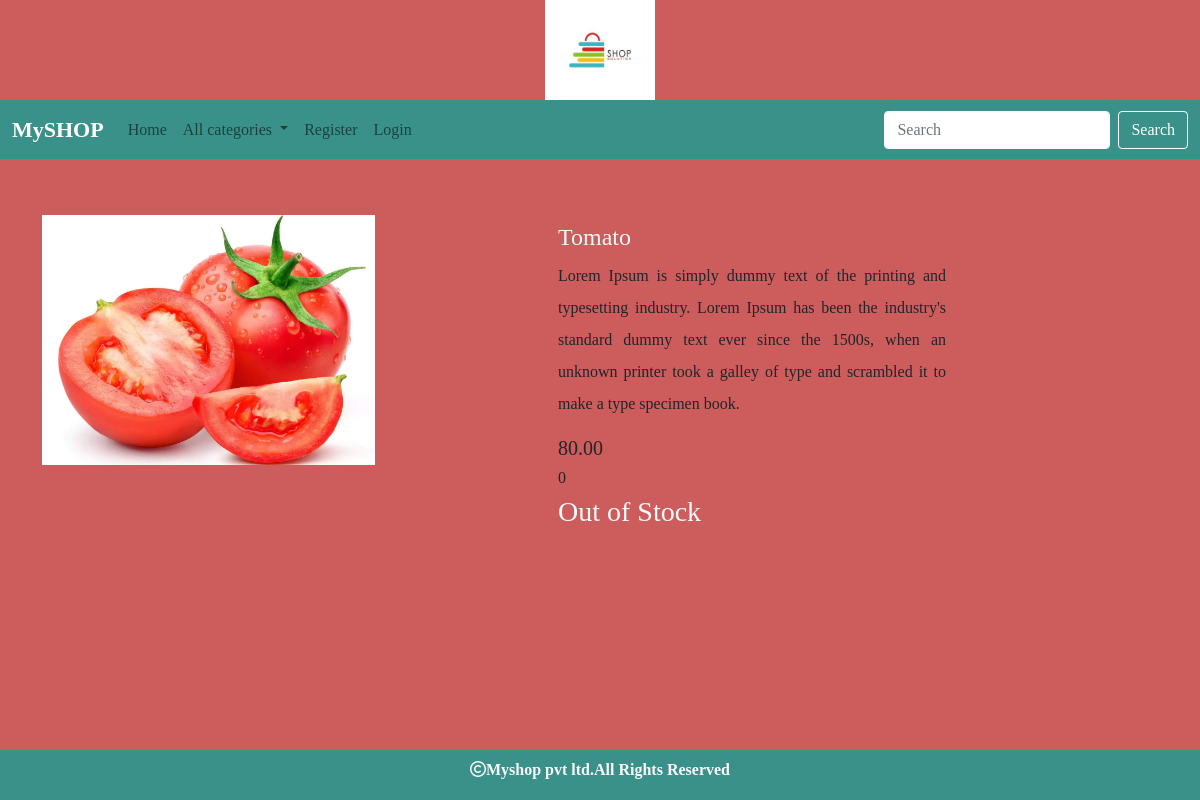
Screenshot of /detail/10 with the database file from the repository.
### shop/models.py (models this page shows, shortened)
class Product(models.Model):
    name = models.CharField(max_length=30)
    desc = models.TextField()
    image = models.ImageField(upload_to='products', null=True, blank=True)
    price= models.DecimalField(max_digits=10,decimal_places=2)
    stock=models.IntegerField()
    available=models.BooleanField(default=True)
    created=models.DateTimeField(auto_now_add=True) #one time
    updated=models.DateTimeField(auto_now=True) #every time we update records
    category=models.ForeignKey(Category,on_delete=models.CASCADE)

### shop/views.py (the view)
# urls.py: path('detail/<int:p>',views.showdetail,name="detail"),
def showdetail(request,p):
    p=Product.objects.get(id=p)
    return render(request,'detail.html',{'p':p})

### cart/context_processors.py (called while the page is built, shortened)
def total(request):
    count=0
    return {'count':count}

### shop/context_processors.py (called while the page is built)
def links(request):
    c=Category.objects.all()
    return {'links':c}

### templates/detail.html
{% extends 'base.html' %}
{% block content %}
<div class="container mt-6">
    <div class="row mt-5">
        <div class="col-4 me-5">
            <img class="mt-2" src="{{p.image.url}}" height="250px width:300px;">
        </div>
        <div class="col-5 me-3 mt-2 pt-2" style="padding-left:100px;width:500px;" >
            <h4 class="text-light">{{p.name}}</h4>
            <p style="text-align:justify;line-height:2;">{{p.desc}}</p>
            <h5 class="mt-2">{{p.price}}</h5>
            <h6 class="mt-2">{{p.stock}}</h6>
            {% if user.is_superuser == True %}
            {% if p.stock > 0 %}
           <h3 class="text-light">In Stock</h3>
             <a href="{% url 'admin:index' %}" class="btn btn-success mt-4" style="width:300px;">Add Stock</a>
            {% else %}
            <h3 class="text-light"> Out of Stock</h3>
             <a href="{% url 'admin:index' %}" class="btn btn-success mt-4" style="width:300px;">Add Stock</a>
            {% endif %}
            {% else %}
            {% if p.stock > 0 %}
            <a href="{% url 'cart:addtocart' p.id %}" class="btn btn-success mt-4" style="width:300px;">Add to Cart</a>
            {% else %}
            <h3 class="text-light">Out of Stock</h3>
            {% endif %}
            {% endif %}
        </div>
    </div>
</div>
{% endblock %}

### static/css/style.css (style rules this page uses)
body { background-color:#6666; font-family: "Zilla Slab", serif; font-optical-sizing: auto; font-weight: 300; font-style: normal; font-variation-settings: "wdth" 100; }

### rows the page displays
Product: image (picture), name "Tomato", desc "Lorem Ipsum is simply dummy text of the printing and typesetting industry. Lorem Ipsum has been the industry's standard dummy text ever since the 1500s, when an unknown printer took a galley of type and scrambled it to make a type specimen book.", price "80.00", stock "0"
